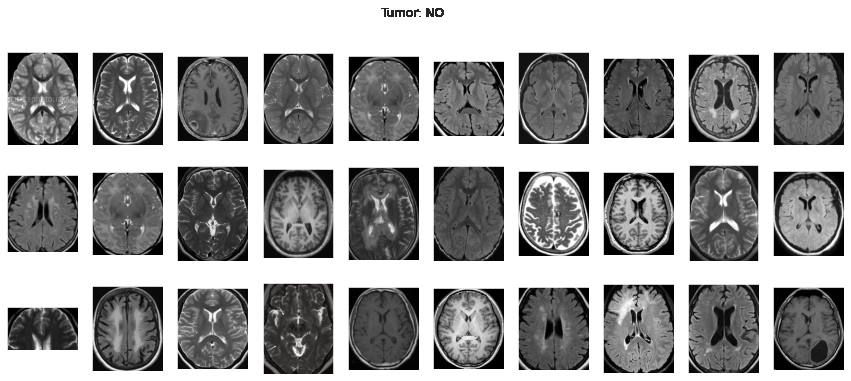
#> input picture __results___22_0.png, 851 x 381 px, given in place of Y108.jpg, which was not available
$ jupyter execute --allow-errors 'Brain-Cancer Detection.ipynb'   (shell and % lines are left out)
#> lines starting #> are read from the running program, lines starting #| are printed output that depends on the picture; after the words box and inside, x2 and y2 are one past the last pixel; in counts of white or black regions, pixels touching at a corner belong together; pictures that were not available may be replaced by others from this repository, and a replacement may not be noted
[cell 1]
from IPython.display import clear_output
clear_output()

[cell 2]
import numpy as np
from tqdm import tqdm
import cv2
import os
import shutil
import itertools
import imutils
import matplotlib.pyplot as plt
import seaborn as sns
import warnings
from sklearn.preprocessing import LabelBinarizer
from sklearn.model_selection import train_test_split
from sklearn.metrics import accuracy_score, confusion_matrix

import plotly.graph_objs as go
from plotly.offline import init_notebook_mode, iplot
from plotly.offline import init_notebook_mode, iplot
from plotly import tools

import tensorflow as tf
from tensorflow.keras.layers import Conv2D,BatchNormalization, MaxPooling2D,Dropout,Flatten,Dense, Activation
from tensorflow.keras.applications.vgg16 import VGG16, preprocess_input
from tensorflow.keras.preprocessing.image import ImageDataGenerator
from tensorflow.keras import layers
from tensorflow.keras.models import Model, Sequential
from tensorflow.keras.optimizers import Adam, RMSprop
from tensorflow.keras.callbacks import EarlyStopping
import keras_tuner as kt

sns.set_style('darkgrid')
init_notebook_mode(connected=True)
warnings.filterwarnings('ignore')

[cell 3]
clear_output()
# create new folders

[cell 4]
IMG_PATH = '../input/brain-mri-images-for-brain-tumor-detection/brain_tumor_dataset/'

# split the data by train/val/test
#> (the rest of this cell did not finish here and is left out)

[cell 5]
def load_data(dir_path, img_size=(100,100)):
    X = []
    y = []
    i=0
    labels = dict()
    for path in tqdm(sorted(os.listdir(dir_path))):
        if not path.startswith('.'):
            labels[i] = path
            for file in os.listdir(dir_path + path):
                if not file.startswith('.'):
                    img = cv2.imread(dir_path + path + '/' + file)
                    X.append(img)
                    y.append(i)
            i += 1
    X = np.array(X)
    y = np.array(y)
    print(f'{len(X)} images loaded from {dir_path} directory.')
    return X, y, labels

[cell 6]
TRAIN_DIR = 'TRAIN/'
TEST_DIR = 'TEST/'
VAL_DIR = 'VAL/'
IMG_SIZE = (224,224)

# use predefined function to load the image data into workspace
#> (the rest of this cell did not finish here and is left out)

[cell 7]
y = dict()
y[0] = []
y[1] = []
#> (the rest of this cell did not finish here and is left out)

[cell 8]
# [20 lines left out: function plot_samples, not called in this run]

#> (a cell that did not finish here is left out)

[cell 10]
RATIO_LIST = []
#> (the rest of this cell did not finish here and is left out)

[cell 11]
# [31 lines left out: function crop_imgs, not called in this run]

[cell 12]
img = cv2.imread('../input/brain-mri-images-for-brain-tumor-detection/brain_tumor_dataset/yes/Y108.jpg')
#> img is the input picture: shape (381, 851, 3); mean B, G, R 161.1, 161.1, 161.2
img = cv2.resize(
            img,
            dsize=IMG_SIZE,
            interpolation=cv2.INTER_CUBIC
        )
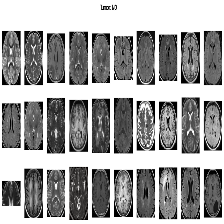
#> img: shape (224, 224, 3); mean B, G, R 161.3, 161.3, 161.3
gray = cv2.cvtColor(img, cv2.COLOR_RGB2GRAY)
gray = cv2.GaussianBlur(gray, (5, 5), 0)
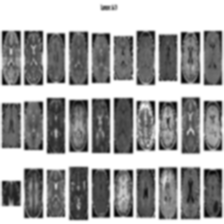
#> gray: shape (224, 224); min 2, max 255, mean 161.2

# threshold the image, then perform a series of erosions +
# dilations to remove any small regions of noise
thresh = cv2.threshold(gray, 45, 255, cv2.THRESH_BINARY)[1]
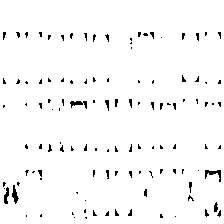
#> thresh: shape (224, 224); 97.1% white; black in thin lines or dots, all inside (x1, y1, x2, y2) = (3, 32, 221, 219)
thresh = cv2.erode(thresh, None, iterations=2)
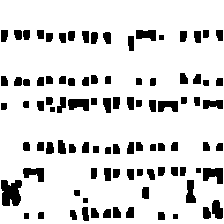
#> thresh: shape (224, 224); 85.9% white; 95 black regions, largest, box (x1, y1, x2, y2) and area: (1, 180, 22, 206) 435, (203, 168, 223, 184) 239, (68, 99, 89, 111) 207
thresh = cv2.dilate(thresh, None, iterations=2)
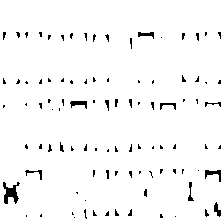
#> thresh: shape (224, 224); 96.8% white; black in thin lines or dots, all inside (x1, y1, x2, y2) = (3, 32, 221, 219)

# find contours in thresholded image, then grab the largest one
cnts = cv2.findContours(thresh.copy(), cv2.RETR_EXTERNAL, cv2.CHAIN_APPROX_SIMPLE)
#> cnts = 1 contour; box (x1, y1, x2, y2) and area: (0, 0, 224, 224) 49729
img = cv2.imread('../input/brain-mri-images-for-brain-tumor-detection/brain_tumor_dataset/yes/Y108.jpg')
img = cv2.resize(
            img,
            dsize=IMG_SIZE,
            interpolation=cv2.INTER_CUBIC
        )
gray = cv2.cvtColor(img, cv2.COLOR_RGB2GRAY)
gray = cv2.GaussianBlur(gray, (5, 5), 0)

# threshold the image, then perform a series of erosions +
# dilations to remove any small regions of noise
thresh = cv2.threshold(gray, 45, 255, cv2.THRESH_BINARY)[1]
thresh = cv2.erode(thresh, None, iterations=2)
thresh = cv2.dilate(thresh, None, iterations=2)

# find contours in thresholded image, then grab the largest one
cnts = cv2.findContours(thresh.copy(), cv2.RETR_EXTERNAL, cv2.CHAIN_APPROX_SIMPLE)
cnts = imutils.grab_contours(cnts)
#> cnts = [[[0, 0], [0, 223], [223, 223], [223, 0]]]
c = max(cnts, key=cv2.contourArea)
#> c = [[0, 0], [0, 223], [223, 223], [223, 0]]

# find the extreme points
extLeft = tuple(c[c[:, :, 0].argmin()][0])
#> extLeft = (0, 0)
extRight = tuple(c[c[:, :, 0].argmax()][0])
#> extRight = (223, 223)
extTop = tuple(c[c[:, :, 1].argmin()][0])
#> extTop = (0, 0)
extBot = tuple(c[c[:, :, 1].argmax()][0])
#> extBot = (0, 223)

# add contour on the image
img_cnt = cv2.drawContours(img.copy(), [c], -1, (0, 255, 255), 4)
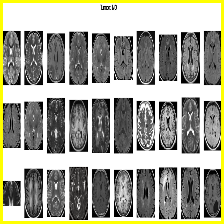
#> img_cnt: shape (224, 224, 3); mean B, G, R 148.9, 162.4, 162.5

# add extreme points
img_pnt = cv2.circle(img_cnt.copy(), extLeft, 8, (0, 0, 255), -1)
img_pnt = cv2.circle(img_pnt, extRight, 8, (0, 255, 0), -1)
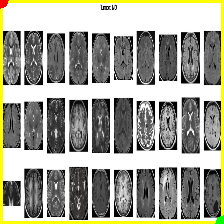
#> img_pnt: shape (224, 224, 3); mean B, G, R 148.8, 162.1, 162.2
img_pnt = cv2.circle(img_pnt, extTop, 8, (255, 0, 0), -1)
#> img_pnt: shape (224, 224, 3); 0.12% of pixels changed, all inside (x1, y1, x2, y2) = (0, 0, 9, 9)
img_pnt = cv2.circle(img_pnt, extBot, 8, (255, 255, 0), -1)
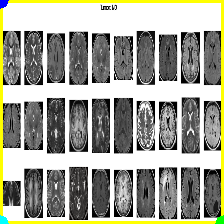
#> img_pnt: shape (224, 224, 3); mean B, G, R 149.3, 162.1, 161.6

# crop
ADD_PIXELS = 0
new_img = img[extTop[1]-ADD_PIXELS:extBot[1]+ADD_PIXELS, extLeft[0]-ADD_PIXELS:extRight[0]+ADD_PIXELS].copy()
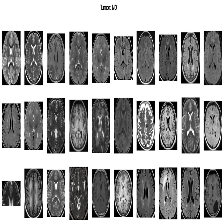
#> new_img: shape (223, 223, 3); mean B, G, R 160.4, 160.4, 160.5
plt.figure(figsize=(15,6))
#> (this line was passed over: IPython is not available in this run)
plt.subplot(141)
#> (this line was passed over: IPython is not available in this run)
plt.imshow(img)
#> (this line was passed over: IPython is not available in this run)
plt.xticks([])
#> (this line was passed over: IPython is not available in this run)
plt.yticks([])
#> (this line was passed over: IPython is not available in this run)
plt.title('Step 1. Get the original image')
#> (this line was passed over: IPython is not available in this run)
plt.subplot(142)
#> (this line was passed over: IPython is not available in this run)
plt.imshow(img_cnt)
plt.xticks([])
plt.yticks([])
plt.title('Step 2. Find the biggest contour')
plt.subplot(143)
plt.imshow(img_pnt)
plt.xticks([])
plt.yticks([])
plt.title('Step 3. Find the extreme points')
plt.subplot(144)
plt.imshow(new_img)
plt.xticks([])
plt.yticks([])
plt.title('Step 4. Crop the image')

plt.show();
